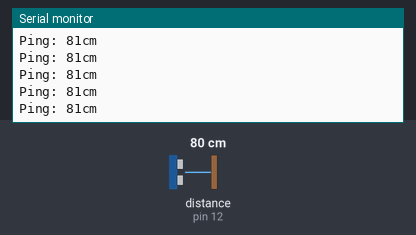
A sketch run on a simulated Arduino Uno, built with avr-gcc and run on an emulated ATmega328P. Parts: the last lines printed to the serial monitor. Inputs (shaded band) come from the test bench; at power-on: distance to the obstacle (sensor on pin 12) 80 cm. The echo pulse lasts 58.3 µs per cm.

Above: at 1.2 s.
1.3 s: distance to the obstacle (sensor on pin 12) set to 2 cm
At 1.34 s:
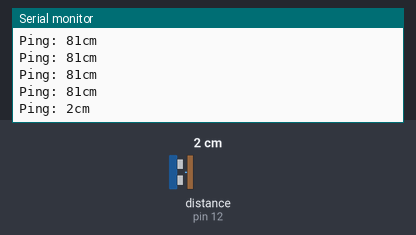
2.8 s: distance to the obstacle (sensor on pin 12) set to 4 cm
At 2.82 s:
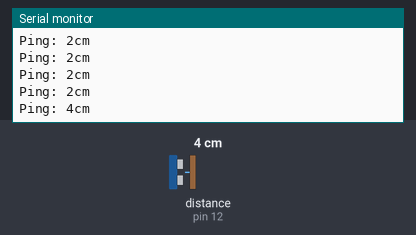
4.3 s: distance to the obstacle (sensor on pin 12) set to 250 cm
At 4.35 s:
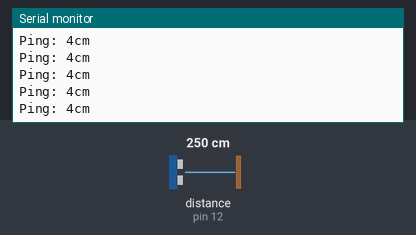
Timing chart, 0 to 7.3 s (numbered marks = the images above; inputs shaded):
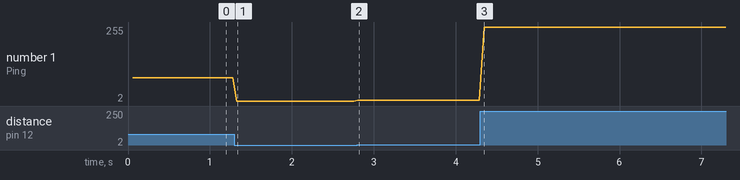

The sketch:

NewPingExample.ino
```cpp
#include <NewPing.h>

#define PING_PIN 12 // Arduino pin for both trig and echo

NewPing sonar(PING_PIN, PING_PIN );

void setup() {

Serial.begin(115200);

}

void loop() {

delay(50); // Wait 50ms between pings (about 20 pings/sec). 29ms should be the shortest delay

unsigned int uS = sonar.ping(); // Send ping, get ping time in microseconds (uS).

Serial.print("Ping: ");
Serial.print(uS / US_ROUNDTRIP_CM); // convert time into distance

Serial.println("cm"); }
```

Measured:
- after the input at 1.3 s, the serial monitor: prints a new line at once (image 1)
- after the input at 2.8 s, the serial monitor: prints a new line at once (image 2)
- plotted number 1: 81 → 2 after the input at 1.3 s, 2 → 4 after the input at 2.8 s, 4 → 255 after the input at 4.3 s
